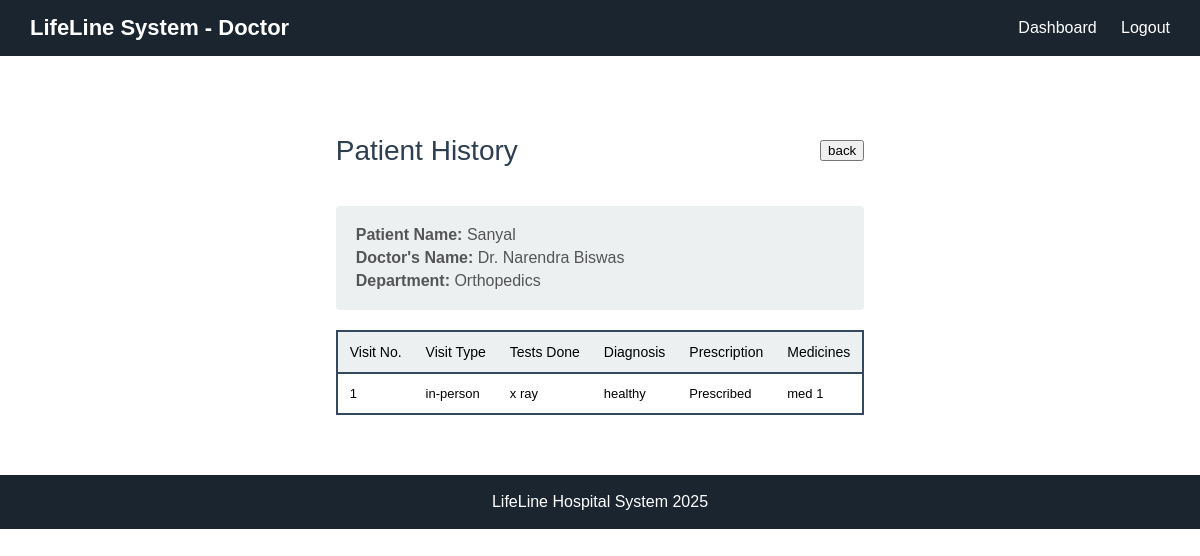
The page /patient_history/6 (signed in) on the database its author committed.
### app.py (models this page shows)
class Patient(db.Model):
    __tablename__ = 'patients'
    id = db.Column(db.Integer, primary_key=True)
    user_id = db.Column(db.Integer, db.ForeignKey('users.id'), nullable=False)
    name = db.Column(db.String(100), nullable=False)
    age = db.Column(db.Integer, nullable = False)
    gender = db.Column(db.String(10), nullable=False)
    phone = db.Column(db.String(15), nullable=False)
    address = db.Column(db.String(200), nullable=True)
    appointments = db.relationship('Appointment', backref='patient', lazy=True)

class Doctor(db.Model):
    __tablename__ = 'doctors'
    id = db.Column(db.Integer, primary_key=True)
    user_id = db.Column(db.Integer, db.ForeignKey('users.id'), nullable=False)
    name = db.Column(db.String(100), nullable=False)
    specialization = db.Column(db.String(100), nullable=False)
    phone = db.Column(db.String(15), nullable=False)
    availability = db.Column(db.String(100), nullable=True)  # e.g., 'Mon-Fri 9am-5pm'
    experience = db.Column(db.String(50), nullable=True)
    appointments = db.relationship('Appointment', backref='doctor', lazy=True)

class Treatment(db.Model):
    __tablename__ = 'treatments'
    id = db.Column(db.Integer, primary_key=True)
    appointment_id = db.Column(db.Integer, db.ForeignKey('appointments.id'), nullable=False)
    diagnosis = db.Column(db.Text, nullable=False)
    notes = db.Column(db.Text, nullable=True)

### app.py (the view)
@app.route('/patient_history/<int:patient_id>')
def patient_history(patient_id):
    if 'user_id' not in session or session.get('role') != 'doctor':
        return redirect(url_for('login'))
    user_id = session.get('user_id')
    doctor = Doctor.query.filter_by(user_id=user_id).first()
    patient = Patient.query.get_or_404(patient_id)
    appointments = Appointment.query.filter_by(
        patient_id=patient_id,
        doctor_id=doctor.id,
        status='Completed'
    ).all()
    treatments = []
    for apt in appointments:
        treatment = Treatment.query.filter_by(appointment_id=apt.id).first()
        if treatment:
            notes_parts = treatment.notes.split('\n') if treatment.notes else []
            visit_type = 'In-person'
            test_done = 'N/A'
            medicines = 'N/A'
            for part in notes_parts:
                if 'Visit Type:' in part:
                    visit_type = part.split('Visit Type:')[1].strip()
                elif 'Test Done:' in part:
                    test_done = part.split('Test Done:')[1].strip()
                elif 'Medicines:' in part:
                    medicines = part.split('Medicines:')[1].strip()
            treatment.visit_type = visit_type
            treatment.test_done = test_done
            treatment.medicines = medicines
            treatments.append(treatment)
    return render_template('patient_history.html',
                         patient=patient,
                         doctor=doctor,
                         treatments=treatments)

### templates/patient_history.html (shortened to what this page needs)
<!DOCTYPE html>
<html>
<head>
    <link rel="stylesheet" href="{{ url_for('static', filename='style.css') }}">
</head>
<body>
    <div class="top-bar">
        <span class="hospital-title">LifeLine System - Doctor</span>
        <div class="top-links">
            <a href="{{ url_for('doctor_dashboard') }}">Dashboard</a>
            <a href="{{ url_for('logout') }}">Logout</a>
        </div>
    </div>
    <div class="history-container">
        <div class="history-header">
            <h1>Patient History</h1>
            <button class="btn-back" onclick="window.location.href='{{ url_for('doctor_dashboard') }}'">back</button>
        </div>
        <div class="history-info">
            <p><strong>Patient Name:</strong> {{ patient.name }}</p>
            <p><strong>Doctor's Name:</strong> Dr. {{ doctor.name }}</p>
            <p><strong>Department:</strong> {{ doctor.specialization }}</p>
        </div>
        <table class="history-table">
            <thead>
                <tr>
                    <th>Visit No.</th>
                    <th>Visit Type</th>
                    <th>Tests Done</th>
                    <th>Diagnosis</th>
                    <th>Prescription</th>
                    <th>Medicines</th>
                </tr>
            </thead>
            <tbody>
                {% for treatment in treatments %}
                <tr>
                    <td>{{ loop.index }}</td>
                    <td>{{ treatment.visit_type or 'In-person' }}</td>
                    <td>{{ treatment.test_done or 'ECG' }}</td>
                    <td>{{ treatment.diagnosis }}</td>
                    <td>{{ treatment.prescription or 'Prescribed' }}</td>
                    <td>{{ treatment.medicines or 'Medicine 1' }}</td>
                </tr>
                {% else %}
                <tr>
                    <td colspan="6">No treatment history available</td>
                </tr>
                {% endfor %}
            </tbody>
        </table>
    </div>
    <div class="bottom-bar">
        <p>LifeLine Hospital System 2025</p>
    </div>
</body>
</html>

### static/style.css (style rules this page uses)
body { margin: 0; font-family: Arial; }
.top-bar { background: #1a252f; color: white; padding: 15px 30px; display: flex; justify-content: space-between; align-items: center; }
.hospital-title { font-size: 22px; font-weight: bold; }
.top-links a { color: white; margin-left: 20px; text-decoration: none; }
.bottom-bar { background: #1a252f; color: white; text-align: center; padding: 18px; }
.bottom-bar p { margin: 0; }
.history-container { max-width: 1000px; margin: 40px auto; padding: 20px; }
.history-header { display: flex; justify-content: space-between; align-items: center; margin-bottom: 20px; }
.history-header h1 { font-size: 28px; color: #2c3e50; font-weight: normal; }
.history-info { background: #ecf0f1; padding: 15px 20px; margin-bottom: 20px; border-radius: 4px; }
.history-info p { margin: 5px 0; color: #555; }
.history-table { width: 100%; border: 2px solid #34495e; border-collapse: collapse; background: white; }
.history-table th { background: #ecf0f1; padding: 12px; text-align: left; border-bottom: 2px solid #34495e; font-weight: normal; font-size: 14px; }
.history-table td { padding: 12px; border-bottom: 1px solid #ecf0f1; font-size: 13px; }
.history-table tbody tr:last-child td { border-bottom: none; }
html { height: 100%; }
body { margin: 0; font-family: Arial; min-height: 100vh; display: flex; flex-direction: column; }

### rows shown on the page
Patient: name "Sanyal"
Doctor: name "Narendra Biswas", specialization "Orthopedics"
Treatment: visit_type "in-person", test_done "x ray", diagnosis "healthy", prescription "Prescribed", medicines "med 1"
